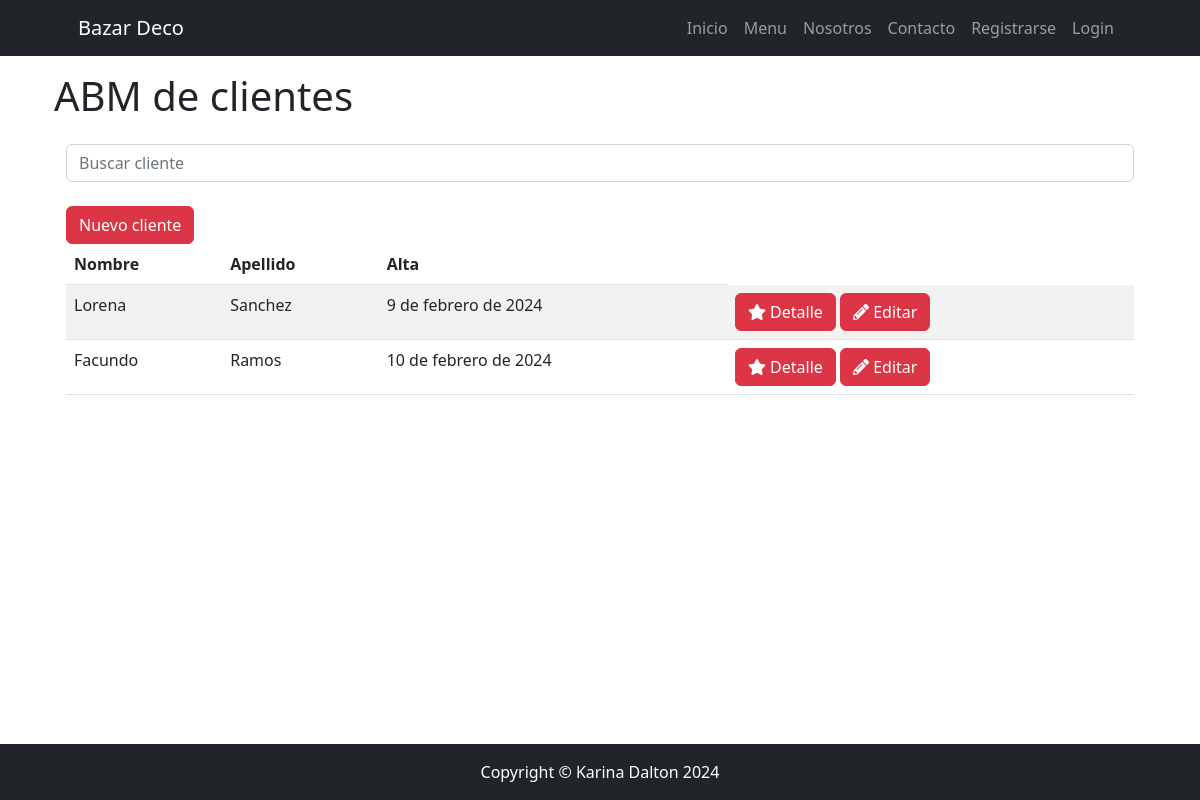
The page /cliente/cliente/list/ on the database as committed earlier.
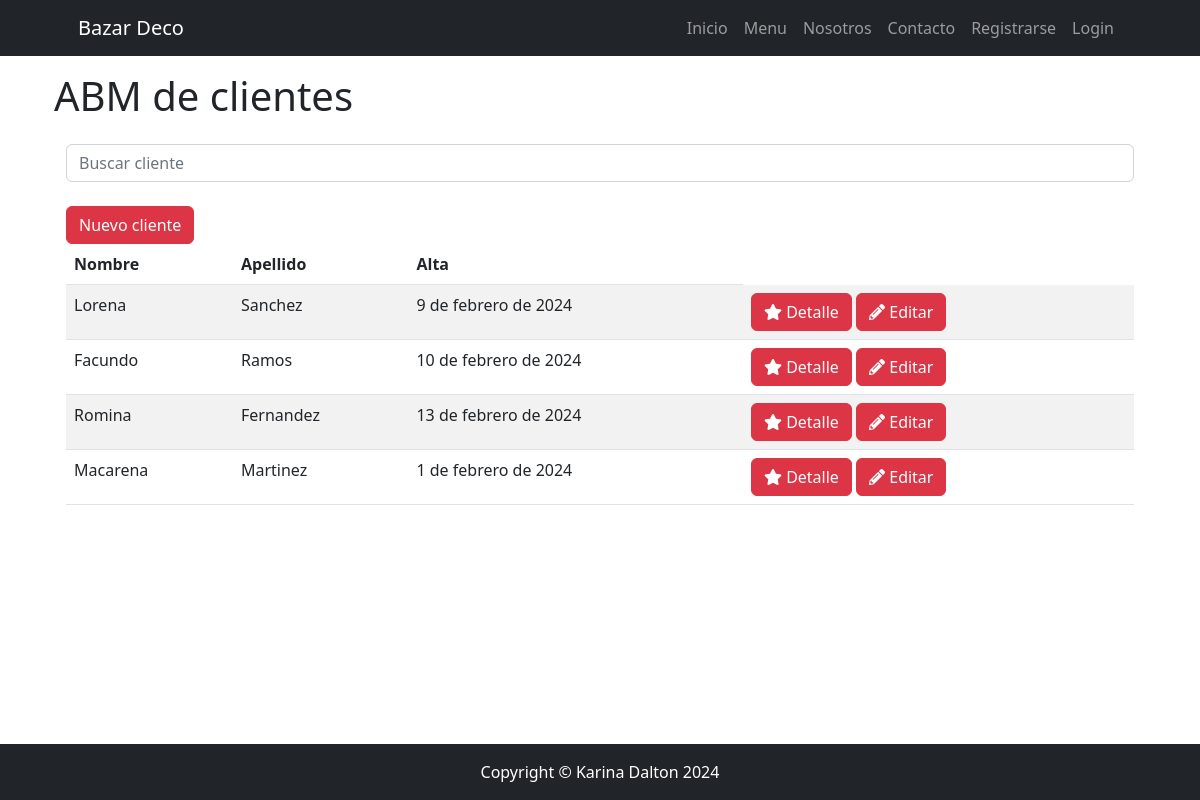
The same page on the database as committed later.
### apps/cliente/models.py (models this page shows, shortened)
class Cliente(models.Model):
    nombre = models.CharField(max_length=100)
    apellido = models.CharField(max_length=100)
    fecha_nacimiento = models.DateField()
    email = models.EmailField()
    fecha_alta = models.DateField()
    class Meta:
        verbose_name = "cliente"
        verbose_name_plural = "clientes"

### apps/cliente/views.py (the view)
# urls.py: path("cliente/list/", ClienteList.as_view(), name="cliente_list"),
class ClienteList(ListView):
    model = Cliente
    template_name = 'cliente/cliente_list.html'
    def get_queryset(self):
        if self.request.GET.get("consulta"):
            consulta = self.request.GET.get("consulta")
            object_list = Cliente.objects.filter(nombre__icontains=consulta)
        else:
            object_list = Cliente.objects.all()
        return object_list

### apps/cliente/templates/cliente/cliente_list.html (shortened to what this page needs)
{% extends 'core/base.html' %}
{% block content_title %}
ABM de clientes
{% endblock content_title %}
{% block content %}
<div class="container">
    <div class="mb-4">
        <form method="get">
            <input type="text" class="form-control" name="consulta" placeholder="Buscar cliente">
        </form>
    </div>
    <table class="table table-striped">
        <thead>
            <tr>
                <th>Nombre</th>
                <th>Apellido</th>
                <th>Alta</th>
            </tr>
        </thead>
        <tbody>
            <a href="{% url 'cliente:cliente_form' %}" class="btn btn-danger">Nuevo cliente</a>
            {% for comprador in object_list %}
            <tr>
                <td>{{ comprador.nombre }}</td>
                <td>{{ comprador.apellido }}</td>
                <td>{{ comprador.fecha_alta }}</td>
                <td>
                    <a href="{% url 'cliente:cliente_detail' comprador.id %}" class="btn btn-danger">
                        <i class="fas fa-star"></i> Detalle</a>
                    <a href=" {% url 'cliente:cliente_update' comprador.id %}" class="btn btn-danger"><i
                            class="fas fa-pencil-alt"></i> Editar</a>
                </td>
            </tr>
            {% empty %}
            <tr>
                <td class="text-center">La búsqueda no ha arrojado valor.</td>
            </tr>
            {% endfor %}
        </tbody>
    </table>
</div>
{% endblock content %}

### apps/core/templates/core/base.html (shortened to what this page needs)
{% load static %}
<!DOCTYPE html>
<html lang="en">
<head>
    <link href="https://cdnjs.cloudflare.com/ajax/libs/font-awesome/5.15.4/css/all.min.css" rel="stylesheet">
    <link href="{% static 'core/css/styles.css' %}" rel="stylesheet" />
</head>
<body>
    {% include 'core/navbar.html' %}
    <div class="container px-4 px-lg-5; overflow-y: auto;">
        <div class="row gx-4 gx-lg-5 align-items-center my-3">
            <h1 class="font-weight-light">
                {% block content_title %}
                {% endblock content_title %}
            </h1>
        </div>
        {% block content %}
        {% endblock content %}
    </div>
    {% include 'core/footer.html' %}
</body>
</html>

### apps/core/templates/core/navbar.html (shortened to what this page needs)
<nav class="navbar navbar-expand-lg navbar-dark bg-dark">
        <div class="container px-5">
                <a href="{% url 'core:index' %}" class="navbar-brand" type="button">Bazar Deco</a>
                <div class="collapse navbar-collapse" id="navbarSupportedContent">
                        <ul class="navbar-nav ms-auto mb-2 mb-lg-0">
                                <li class="nav-item"><a class="nav-link {% if request.path == '/' %} active {% endif %}"
                                                href="{% url 'core:index' %}">Inicio</a></li>
                                <li class="nav-item"><a
                                                class="nav-link {% if '/catalogo/' in request.path %} active {% endif %}"
                                                href="{% url 'catalogo:index' %}">Menu</a></li>
                                <li class="nav-item"><a
                                                class="nav-link {% if '/about/' in request.path %} active {% endif %}"
                                                href="{% url 'core:about' %}">Nosotros</a></li>
                                <li class="nav-item"><a
                                                class="nav-link {% if '/contact/form/' in request.path %} active {% endif %}"
                                                href="{% url 'core:contact_form' %}">Contacto</a></li>
                                {% if user.is_authenticated %}
                                <li class="nav-item nav-link text-bg-secondary">{{ user.username }}</li>
                                <li class="nav-item">
                                        <form action="{% url 'core:logout' %}" method="post">
                                                {% csrf_token %}
                                                <button type="submit" class="btn btn-dark">Logout</button>
                                        </form>
                                </li>
                                {% else %}
                                <li class="nav-item"><a
                                                class="nav-link {% if '/register/' in request.path %} active {% endif %}"
                                                href="{% url 'core:register' %}">Registrarse</a></li>
                                <li class="nav-item"><a
                                                class="nav-link {% if '/login/' in request.path %} active {% endif %}"
                                                href="{% url 'core:login' %}">Login</a></li>
                                {% endif %}
                        </ul>
                </div>
        </div>
</nav>

### apps/core/templates/core/footer.html
<footer class="py-3 bg-dark fixed-bottom">
    <div class="container px-4 px-lg-5">
        <p class="m-0 text-center text-white">Copyright &copy; Karina Dalton 2024</p>
    </div>
</footer>

### apps/core/templates/core/base.html (style rules this page uses)
body { margin-bottom: 70px; }

Rows that differ between the two databases and show on the page:
added Cliente: nombre "Romina", apellido "Fernandez", fecha_alta "13 de febrero de 2024"
added Cliente: nombre "Macarena", apellido "Martinez", fecha_alta "1 de febrero de 2024"
